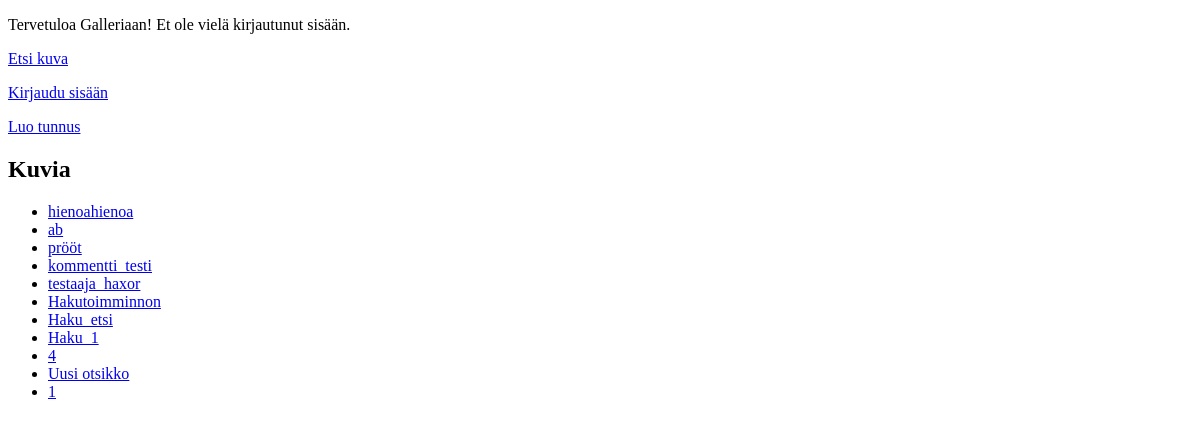
Before: / with the older database file.
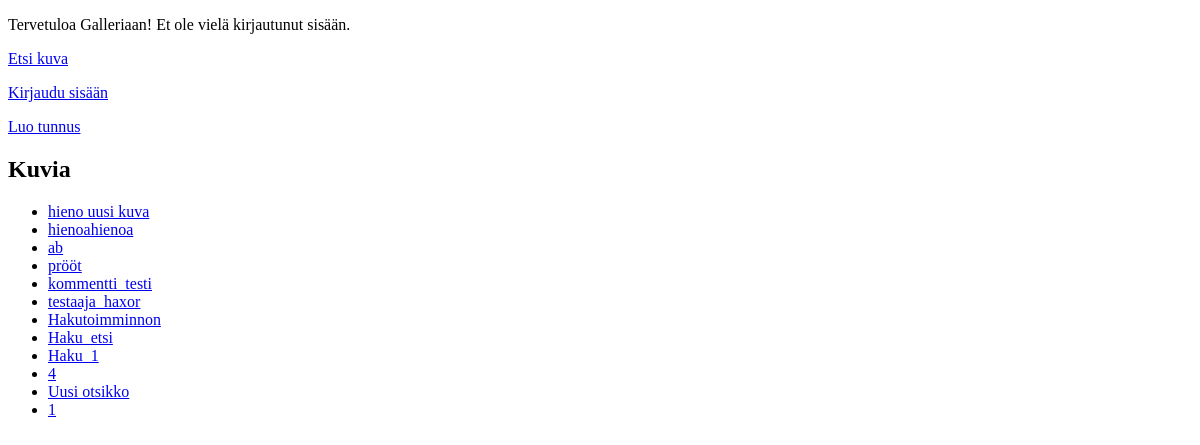
After: the same page with the newer database file.
### tables this page shows
CREATE TABLE images (
id INTEGER PRIMARY KEY,
title TEXT,
kuvaus TEXT,
genre TEXT,
user_id INTEGER REFERENCES users,
date_added TEXT
);

### app.py (the view)
@app.route("/")
def index():
    all_images = images.get_images()
    return render_template("index.html", images=all_images)

### db.py (called while the page is built)
def get_connection():
    con = sqlite3.connect("database.db")
    con.execute("PRAGMA foreign_keys = ON")
    con.row_factory = sqlite3.Row
    return con

def query(sql, params=[]):
    con = get_connection()
    result = con.execute(sql, params).fetchall()
    con.close()
    return result

### images.py (called while the page is built)
def get_images():
    sql = "SELECT id, title FROM images ORDER BY id DESC"
    return db.query(sql)

### templates/index.html (shortened to what this page needs)
<!DOCTYPE html>
<html>
<head>
</head>
<body>
    {% if session.username %}
    <p>
        Olet kirjautunut nimellä {{ session.username }}, id-numerosi on {{ session.user_id }}
    </p>
    <p>
        <a href="/find_image">Etsi kuva</a>
    </p>
    <p>
        <a href="/add_image">Lisää kuva</a>
    </p>
    <p>
        <a href="/logout">Kirjaudu ulos</a>
    </p>
    {% else %}
    <p>
        Tervetuloa Galleriaan!
        Et ole vielä kirjautunut sisään.
    </p>
    <p>
        <a href="/find_image">Etsi kuva</a>
    </p>
    <p>
        <a href="/login">Kirjaudu sisään</a>
    </p>
    <p>
        <a href="/register">Luo tunnus</a>
    </p>
    {% endif %}
    <h2>Kuvia</h2>
    <ul>
    {% for image in images %}
    <li><a href="/image/{{ image.id }}">{{ image.title }}</a></li>
    {% endfor %}
    </ul>
    </body>
</html>

Changed rows visible on the page:
added images: title "hieno uusi kuva"
